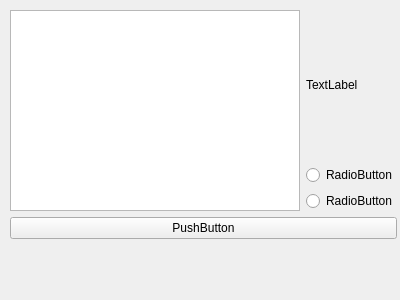
<?xml version="1.0" encoding="UTF-8"?>
<ui version="4.0">
 <class>Form</class>
 <widget class="QWidget" name="Form">
  <property name="geometry">
   <rect>
    <x>0</x>
    <y>0</y>
    <width>400</width>
    <height>300</height>
   </rect>
  </property>
  <property name="windowTitle">
   <string>Form</string>
  </property>
  <widget class="QWidget" name="">
   <property name="geometry">
    <rect>
     <x>10</x>
     <y>10</y>
     <width>387</width>
     <height>229</height>
    </rect>
   </property>
   <layout class="QVBoxLayout" name="verticalLayout_3">
    <item>
     <layout class="QHBoxLayout" name="horizontalLayout">
      <item>
       <widget class="QTextBrowser" name="textBrowser"/>
      </item>
      <item>
       <layout class="QVBoxLayout" name="verticalLayout_2">
        <item>
         <widget class="QLabel" name="label">
          <property name="text">
           <string>TextLabel</string>
          </property>
         </widget>
        </item>
        <item>
         <layout class="QVBoxLayout" name="verticalLayout">
          <item>
           <widget class="QRadioButton" name="radio1Button">
            <property name="text">
             <string>RadioButton</string>
            </property>
           </widget>
          </item>
          <item>
           <widget class="QRadioButton" name="radio2Button">
            <property name="text">
             <string>RadioButton</string>
            </property>
           </widget>
          </item>
         </layout>
        </item>
       </layout>
      </item>
     </layout>
    </item>
    <item>
     <widget class="QPushButton" name="ololoButton">
      <property name="text">
       <string>PushButton</string>
      </property>
     </widget>
    </item>
   </layout>
  </widget>
 </widget>
 <resources/>
 <connections/>
</ui>
